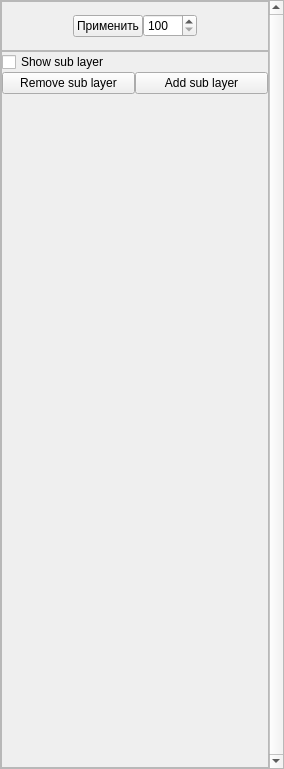
<?xml version="1.0" encoding="UTF-8"?>
<ui version="4.0">
 <class>MainWindow</class>
 <widget class="QMainWindow" name="MainWindow">
  <property name="geometry">
   <rect>
    <x>0</x>
    <y>0</y>
    <width>284</width>
    <height>769</height>
   </rect>
  </property>
  <property name="windowTitle">
   <string>MainWindow</string>
  </property>
  <widget class="QWidget" name="centralwidget">
   <layout class="QHBoxLayout" name="horizontalLayout_2">
    <property name="spacing">
     <number>0</number>
    </property>
    <property name="leftMargin">
     <number>0</number>
    </property>
    <property name="topMargin">
     <number>0</number>
    </property>
    <property name="rightMargin">
     <number>0</number>
    </property>
    <property name="bottomMargin">
     <number>0</number>
    </property>
    <item>
     <widget class="QScrollArea" name="scrollArea">
      <property name="verticalScrollBarPolicy">
       <enum>Qt::ScrollBarAlwaysOn</enum>
      </property>
      <property name="widgetResizable">
       <bool>true</bool>
      </property>
      <widget class="QWidget" name="scrollAreaWidgetContents">
       <property name="geometry">
        <rect>
         <x>0</x>
         <y>0</y>
         <width>265</width>
         <height>767</height>
        </rect>
       </property>
       <layout class="QVBoxLayout" name="verticalLayout_2">
        <property name="spacing">
         <number>0</number>
        </property>
        <property name="sizeConstraint">
         <enum>QLayout::SetMinimumSize</enum>
        </property>
        <property name="leftMargin">
         <number>0</number>
        </property>
        <property name="topMargin">
         <number>0</number>
        </property>
        <property name="rightMargin">
         <number>0</number>
        </property>
        <property name="bottomMargin">
         <number>0</number>
        </property>
        <item>
         <layout class="QGridLayout" name="gridLayout">
          <property name="spacing">
           <number>0</number>
          </property>
          <item row="1" column="0">
           <widget class="QFrame" name="layers_frame">
            <property name="layoutDirection">
             <enum>Qt::LeftToRight</enum>
            </property>
            <property name="frameShape">
             <enum>QFrame::StyledPanel</enum>
            </property>
            <property name="frameShadow">
             <enum>QFrame::Raised</enum>
            </property>
            <layout class="QVBoxLayout" name="ooo">
             <property name="spacing">
              <number>0</number>
             </property>
             <property name="leftMargin">
              <number>0</number>
             </property>
             <property name="topMargin">
              <number>0</number>
             </property>
             <property name="rightMargin">
              <number>0</number>
             </property>
             <property name="bottomMargin">
              <number>0</number>
             </property>
             <item>
              <widget class="QCheckBox" name="showSublayerCheckBox">
               <property name="text">
                <string>Show sub layer</string>
               </property>
              </widget>
             </item>
             <item>
              <layout class="QHBoxLayout" name="horizontalLayout">
               <item>
                <widget class="QPushButton" name="removeSubLayersButton">
                 <property name="text">
                  <string>Remove sub layer</string>
                 </property>
                </widget>
               </item>
               <item>
                <widget class="QPushButton" name="addSubLayersButton">
                 <property name="text">
                  <string>Add sub layer</string>
                 </property>
                </widget>
               </item>
              </layout>
             </item>
             <item>
              <layout class="QGridLayout" name="layout_plots"/>
             </item>
             <item>
              <spacer name="verticalSpacer">
               <property name="orientation">
                <enum>Qt::Vertical</enum>
               </property>
               <property name="sizeHint" stdset="0">
                <size>
                 <width>20</width>
                 <height>40</height>
                </size>
               </property>
              </spacer>
             </item>
            </layout>
           </widget>
          </item>
          <item row="0" column="0">
           <widget class="QFrame" name="settings_frame">
            <property name="minimumSize">
             <size>
              <width>0</width>
              <height>50</height>
             </size>
            </property>
            <property name="maximumSize">
             <size>
              <width>16777215</width>
              <height>50</height>
             </size>
            </property>
            <property name="frameShape">
             <enum>QFrame::StyledPanel</enum>
            </property>
            <property name="frameShadow">
             <enum>QFrame::Raised</enum>
            </property>
            <layout class="QHBoxLayout" name="horizontalLayout_3">
             <property name="spacing">
              <number>0</number>
             </property>
             <property name="leftMargin">
              <number>0</number>
             </property>
             <property name="topMargin">
              <number>0</number>
             </property>
             <property name="rightMargin">
              <number>0</number>
             </property>
             <property name="bottomMargin">
              <number>0</number>
             </property>
             <item>
              <spacer name="horizontalSpacer_2">
               <property name="orientation">
                <enum>Qt::Horizontal</enum>
               </property>
               <property name="sizeHint" stdset="0">
                <size>
                 <width>40</width>
                 <height>20</height>
                </size>
               </property>
              </spacer>
             </item>
             <item>
              <widget class="QPushButton" name="accept">
               <property name="maximumSize">
                <size>
                 <width>70</width>
                 <height>16777215</height>
                </size>
               </property>
               <property name="text">
                <string>Применить</string>
               </property>
              </widget>
             </item>
             <item>
              <widget class="QSpinBox" name="sizeSpin">
               <property name="minimumSize">
                <size>
                 <width>50</width>
                 <height>0</height>
                </size>
               </property>
               <property name="maximumSize">
                <size>
                 <width>70</width>
                 <height>16777215</height>
                </size>
               </property>
               <property name="minimum">
                <number>100</number>
               </property>
               <property name="maximum">
                <number>1000</number>
               </property>
               <property name="singleStep">
                <number>50</number>
               </property>
              </widget>
             </item>
             <item>
              <spacer name="horizontalSpacer">
               <property name="orientation">
                <enum>Qt::Horizontal</enum>
               </property>
               <property name="sizeHint" stdset="0">
                <size>
                 <width>40</width>
                 <height>20</height>
                </size>
               </property>
              </spacer>
             </item>
            </layout>
           </widget>
          </item>
         </layout>
        </item>
       </layout>
      </widget>
     </widget>
    </item>
   </layout>
  </widget>
 </widget>
 <resources/>
 <connections/>
</ui>
